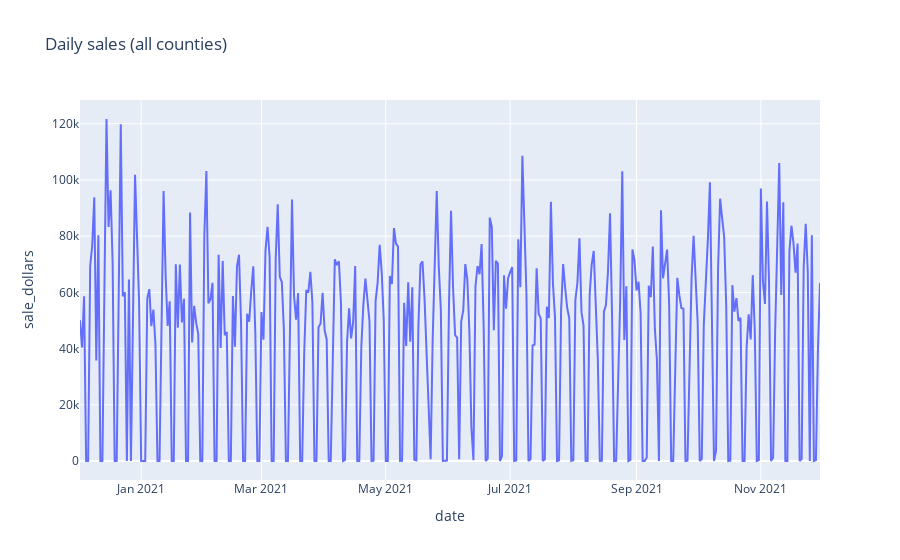

Source (notebook cell):
### Code cell
px.line(total_sales_per_day, x='date', y='sale_dollars', title='Daily sales (all counties)')

### Figure 1 — Plotly figure (JSON) as saved in the notebook; plotly's stock layout.template omitted (floating-point values rounded to 4 significant figures; data arrays with more than 128 entries replaced by an {"elided": "..."} marker saying what was removed)
{"data": [{"hovertemplate": "date=%{x}<br>sale_dollars=%{y}<extra></extra>", "legendgroup": "", "line": {"color": "#636efa", "dash": "solid"}, "marker": {"symbol": "circle"}, "mode": "lines", "name": "", "orientation": "v", "showlegend": false, "type": "scatter", "x": {"elided": "364 str values"}, "xaxis": "x", "y": {"elided": "364 float values"}, "yaxis": "y"}], "layout": {"legend": {"tracegroupgap": 0}, "title": {"text": "Daily sales (all counties)"}, "xaxis": {"anchor": "y", "domain": [0, 1], "title": {"text": "date"}}, "yaxis": {"anchor": "x", "domain": [0, 1], "title": {"text": "sale_dollars"}}}}
